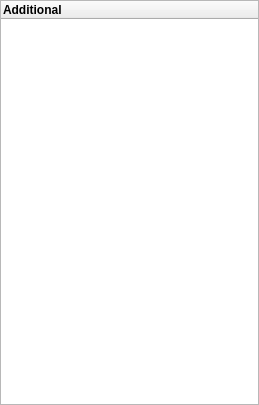
<?xml version="1.0" encoding="UTF-8"?>
<ui version="4.0">
 <class>AdditionalFolders</class>
 <widget class="QWidget" name="AdditionalFolders">
  <property name="geometry">
   <rect>
    <x>0</x>
    <y>0</y>
    <width>259</width>
    <height>405</height>
   </rect>
  </property>
  <property name="windowTitle">
   <string>Form</string>
  </property>
  <layout class="QVBoxLayout" name="verticalLayout">
   <property name="spacing">
    <number>0</number>
   </property>
   <property name="margin">
    <number>0</number>
   </property>
   <item>
    <widget class="QTreeWidget" name="aFoldersView">
     <property name="sizePolicy">
      <sizepolicy hsizetype="Minimum" vsizetype="Minimum">
       <horstretch>0</horstretch>
       <verstretch>0</verstretch>
      </sizepolicy>
     </property>
     <property name="font">
      <font>
       <family>Arial</family>
       <pointsize>9</pointsize>
       <weight>75</weight>
       <bold>true</bold>
      </font>
     </property>
     <property name="cursor" stdset="0">
      <cursorShape>PointingHandCursor</cursorShape>
     </property>
     <property name="animated">
      <bool>true</bool>
     </property>
     <column>
      <property name="text">
       <string>Additional</string>
      </property>
     </column>
    </widget>
   </item>
  </layout>
 </widget>
 <resources/>
 <connections/>
</ui>
